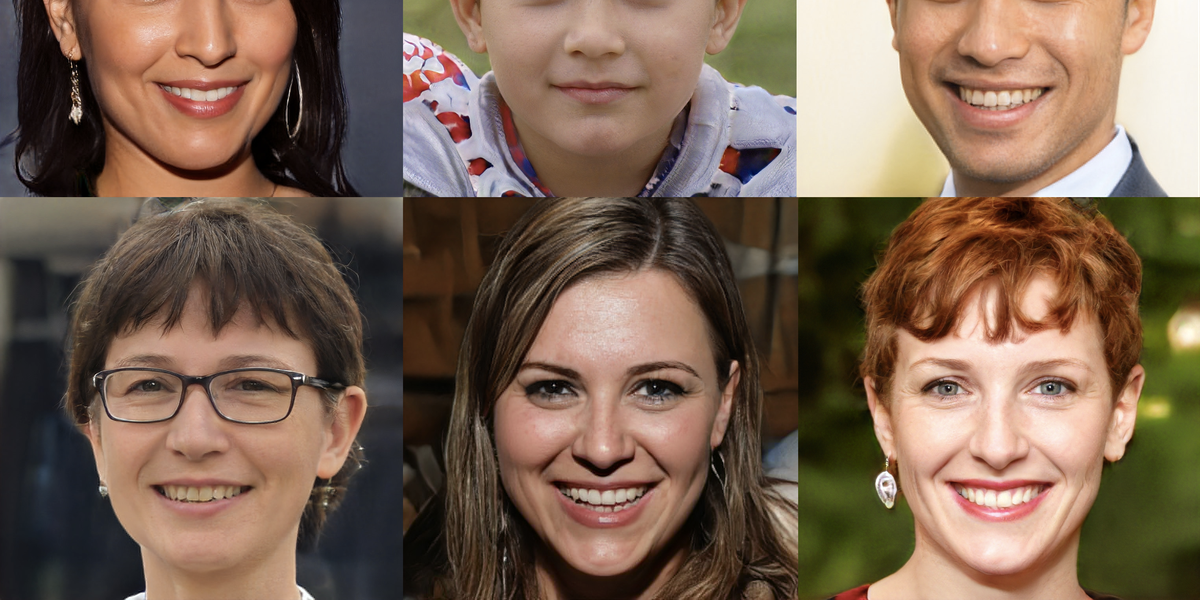
#> input picture Data/face.png, 1200 x 600 px
$ python facede1.py
#> lines starting #> are read from the running program, lines starting #| are printed output that depends on the picture; after the words box and inside, x2 and y2 are one past the last pixel; in counts of white or black regions, pixels touching at a corner belong together
import cv2
face_cascade = cv2.CascadeClassifier('predefined/haarcascade_frontalface_default.xml')
img = cv2.imread('Data/face.png')
#> img is the input picture: shape (600, 1200, 3); mean B, G, R 82.2, 99.2, 122.3
gray = cv2.cvtColor(img, cv2.COLOR_BGR2GRAY)
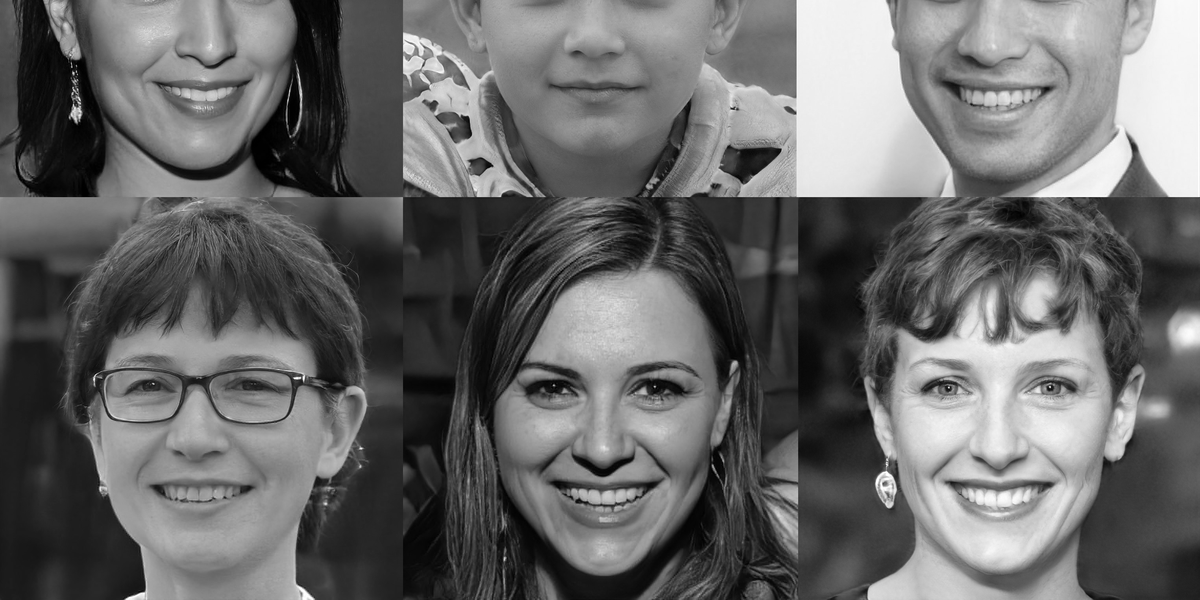
#> gray: shape (600, 1200); min 0, max 255, mean 104.2
faces = face_cascade.detectMultiScale(gray, 1.1, 4)
#> faces = [[472, 286, 265, 265], [58, 274, 283, 283], [862, 279, 279, 279]]

for (x,y,w,h) in faces:
    cv2.rectangle(img,(x,y), (x+w, y+h),(255,0,0), 3)
#> this loop made 3 passes
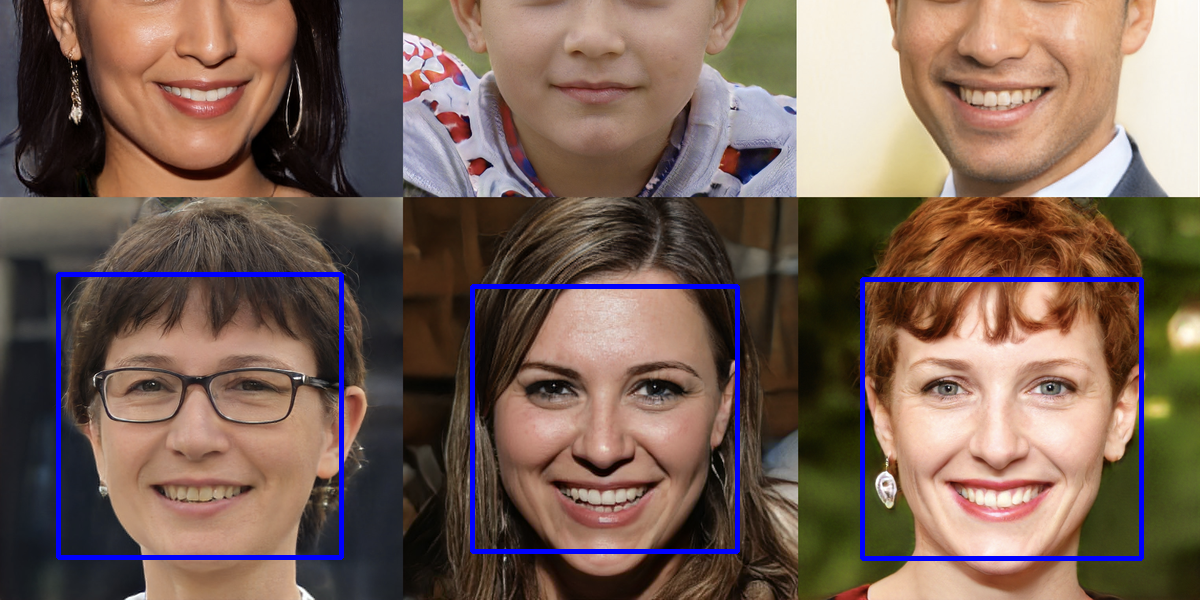
#> img: shape (600, 1200, 3); 2.29% of pixels changed, all inside (x1, y1, x2, y2) = (56, 272, 1144, 561)
cv2.imshow("img", img)
cv2.waitKey(0)
cv2.destroyAllWindows()

$ run again, with Data/cat.png copied over Data/face.png
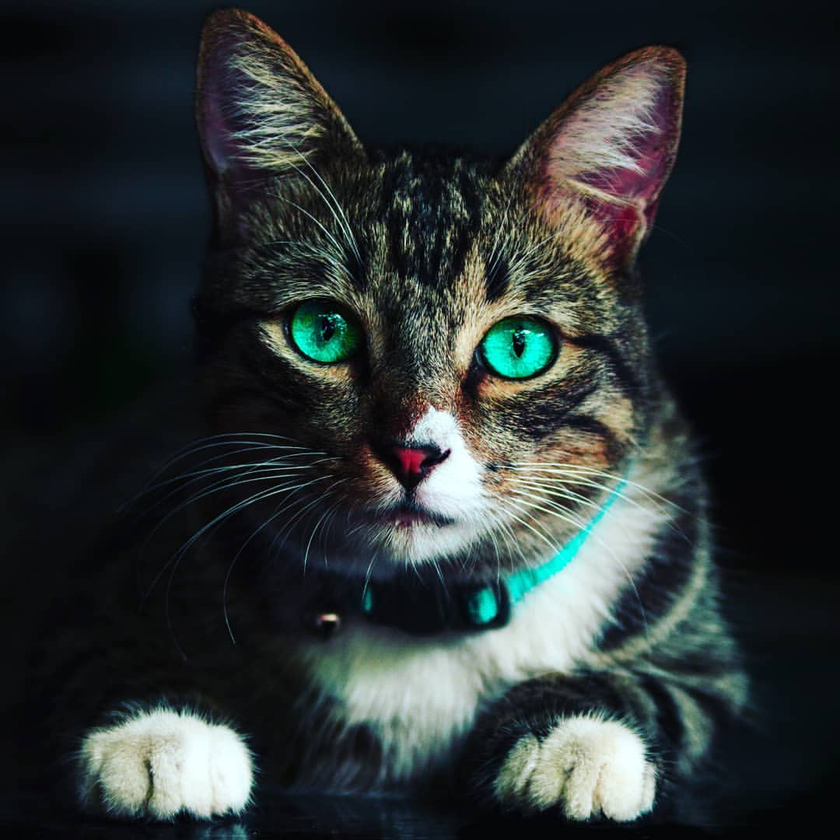
#> input picture Data/cat.png, 840 x 840 px, shrunk from 1080 x 1080 before the run
#> img is the input picture: shape (840, 840, 3); mean B, G, R 51.4, 51.1, 44.3
#> `gray = cv2.cvtColor(img, cv2.COLOR_BGR2GRAY)`:
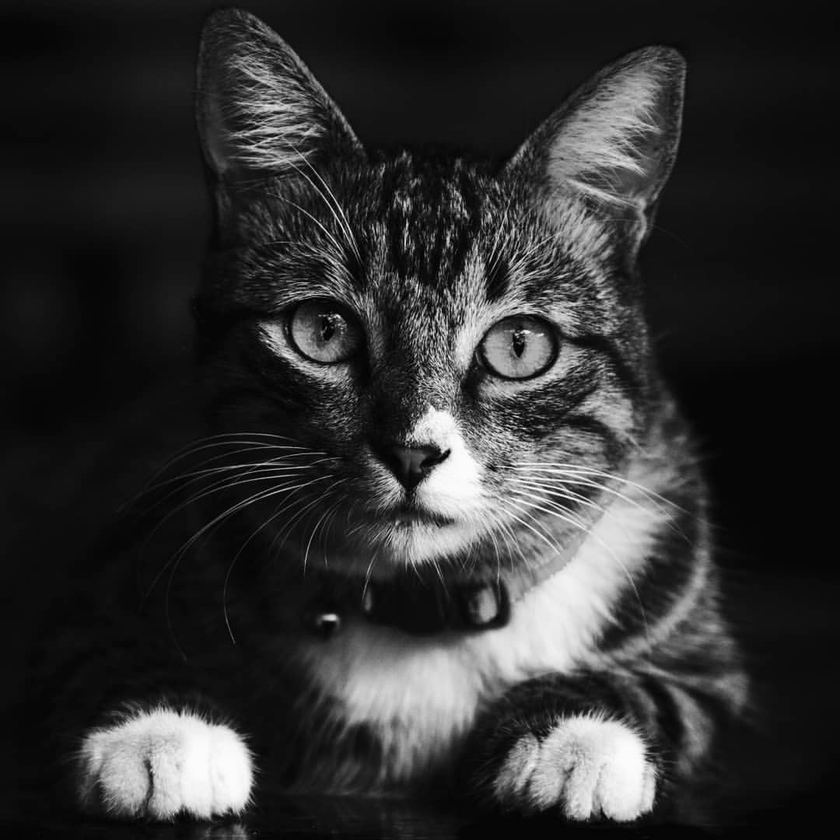
#> gray: shape (840, 840); min 0, max 255, mean 49.1
#> faces = ()

$ run again, with Data/Cat.jpeg saved as Data/face.png
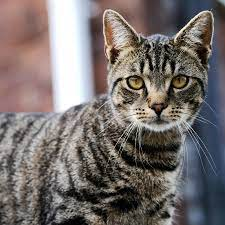
#> input picture Data/Cat.jpeg, 225 x 225 px
#> img is the input picture: shape (225, 225, 3); mean B, G, R 108.7, 110.7, 118.2
#> `gray = cv2.cvtColor(img, cv2.COLOR_BGR2GRAY)`:
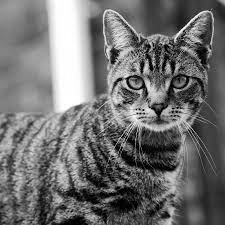
#> gray: shape (225, 225); min 0, max 255, mean 112.7
#> faces = ()

$ run again, with Data/Photo.jpeg saved as Data/face.png
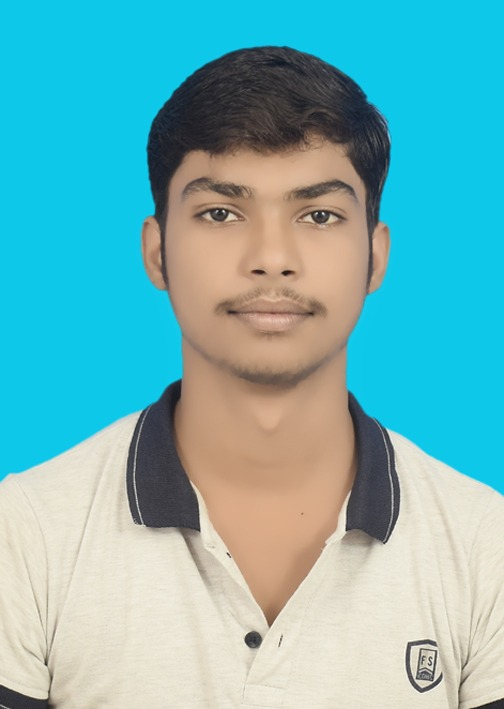
#> input picture Data/Photo.jpeg, 504 x 709 px
#> img is the input picture: shape (709, 504, 3); mean B, G, R 184.1, 180.9, 115.3
#> `gray = cv2.cvtColor(img, cv2.COLOR_BGR2GRAY)`:
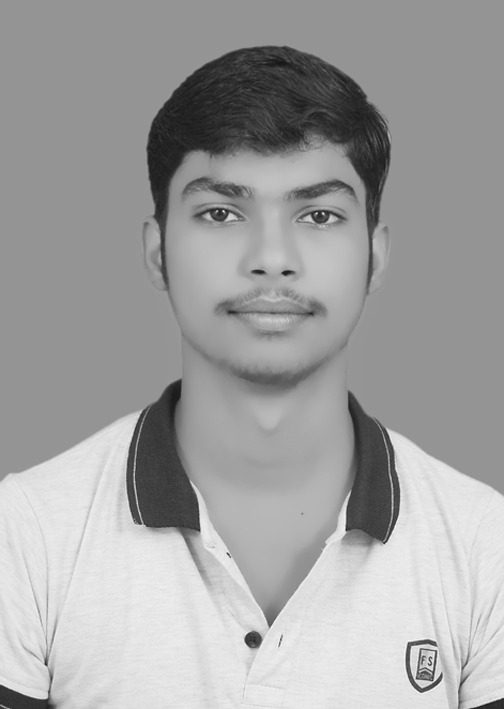
#> gray: shape (709, 504); min 21, max 254, mean 161.7
#> faces = [[135, 110, 273, 273]]
#> the loop `for (x,y,w,h) in faces:` made 1 pass
#> after the loop `for (x,y,w,h) in faces:`:
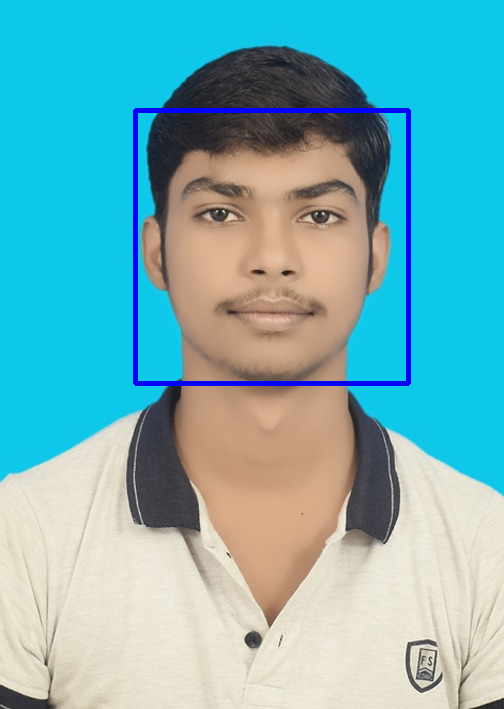
#> img: shape (709, 504, 3); 1.52% of pixels changed, all inside (x1, y1, x2, y2) = (133, 108, 411, 386)
